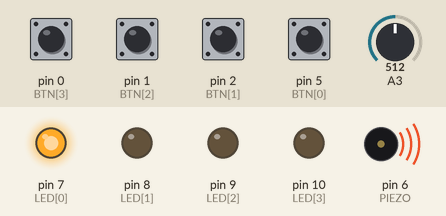
Recording of a sketch running on a simulated Arduino Uno, built with avr-gcc and run on an emulated ATmega328P. On the bench: output pins drawn as LEDs (lit = HIGH), buzzer (waves = sounding). The inputs (shaded band) are chosen by the test bench; at power-on: pin 0 (BTN[3]), pin 1 (BTN[2]), pin 2 (BTN[1]), pin 5 (BTN[0]) HIGH, A3 = 512. Random numbers use the default seed unless the sketch sets one.

Above: at 0.1 s.
At 18.7 s:
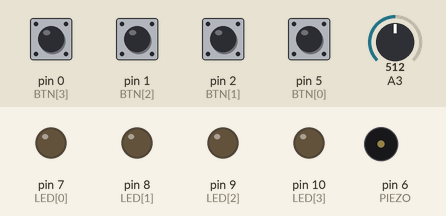
18.8 s: pin 0 (BTN[3]) pulled LOW for 0.15 s
At 19.2 s:
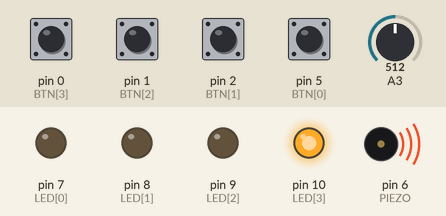
Timing chart, 0 to 27.8 s (numbered marks = the images above; inputs shaded):
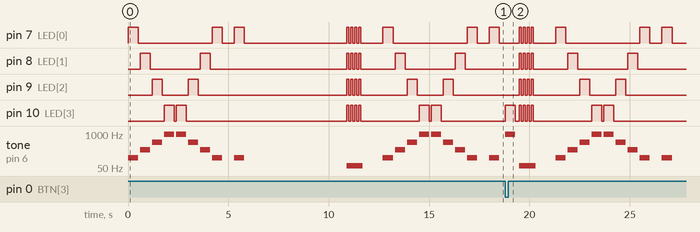

Measured:
- by itself, tone on pin 6 (PIEZO): plays 988 Hz for 0.50 s, 60 Hz for 0.80 s, 123 Hz for 0.50 s, 247 Hz for 0.50 s, 494 Hz for 0.50 s, 988 Hz for 0.50 s … (11 notes in this stretch)

The sketch:

Simon_10.ino
```cpp
#include <EEPROM.h>
#define PIEZO 6
        //Pin di controllo per il piezo (cicalino)
        //NB: Il pin da utilizzare deve necessariamente essere un pin
        //utilizzabile in modalità PWM
#define LIVELLI 10 //Lv. massimo
#define LEN 4 //Num. di pulsanti e led

const int NOTE[LEN]={123,247,494,988};
const int LED[LEN]={7,8,9,10};
        //Pin di controllo per i led
const int BTN[LEN]={5,2,1,0};
        //Pin di controllo per i pulsanti
        //NB: Controllare se il proprio microcontrollore Arduino è dotato di
        //resistori interni di pullup, il caso contrario, sarà necessario
        //inserire esternamente 4 resistori di pullup, pena, il danneggiamento e
        //malfunzionamento del microcontrollore;
        //Nel secondo caso, sarà necessario cambiare l'istruzione
        //pinMode(BTN[i],INPUT_PULLUP); in pinMode(BTN[i],INPUT);
        //Non mi ritengo responsabile per qualsiasi danno arrecato
        //al microcontrollore.
const int LEVEL[LEN]={4,6,8,10};

bool errore=false;
int k, l=EEPROM.read(0), a[LIVELLI]; //k=contatore livello attuale, l=livello di partenza, a[]=sequenza del memo

void setup(){
  pinMode(PIEZO,OUTPUT);
  for(int i=0;i<LEN;i++){
    pinMode(LED[i],OUTPUT);
    pinMode(BTN[i],INPUT_PULLUP);
  }

  //EEPROM.write(0,4); //Programmare la prima volta con questa istruzione
  //Poi commentarla alla seconda programmazione

  randomSeed(analogRead(A3));
  k=0;
  for(int i=0;i<l;i++)
    a[i]=random(LEN);

  intro();
}

void loop(){
  show();

  int i=0;
  while(i<k && !errore){
    if(a[i]!=btn(false))
      errore=true;
    i++;
  }

  if(errore)
    led(-2); //Sconfitta

  if(k==l)
    led(-1); //Vittoria
}

void intro(){
  for(int i=0;i<LEN;i++)
    led(i);

  for(int i=LEN-1;i>=0;i--)
    led(i);
}

void (*rst)(void)=0;

void show(){
  delay(500);
  for(int i=0;i<k+1;i++)
    led(a[i]);
  k++;
}

int btn(bool wait){ //wait serve per disabilitare il timeout
  int input=-1, t=millis()+5000, tLv=millis()+2000;

  while(input==-1){
    input=scan();

    if(!wait){
      if(millis()>=t) //Timeout
        led(-2);

      if(input>-1){ //Stampa tasto premuto
          led(input);

          while(digitalRead(BTN[input])==LOW) //Impostazione livello
            if(millis()>=tLv)
              level();
      }
    }

    delay(1);
  }
  delay(100);
  return input;
}

void level(){
  bool done=false;
  int input, t;

  for(int i=0;i<LEN;i++) //Per stampare la difficoltà attuale
    if(l==LEVEL[i])
      input=i;

  while(!done){
    while(input==-1){
      input=scan();
      delay(1);
    }

    for(int i=0;i<input+1;i++)
      digitalWrite(LED[i],HIGH);
    if(input>-1)
      for(int i=input+1;i<LEN;i++)
        digitalWrite(LED[i],LOW);
    tone(PIEZO,NOTE[input]);
    delay(500);
    noTone(PIEZO);

    l=LEVEL[input];
    t=millis()+1000;
    while(digitalRead(BTN[input])==LOW && !done)
      if(millis()>=t)
        done=true;

    input=-1;
  }

  for(int i=0;i<LEN;i++)
    digitalWrite(LED[i],LOW);

  EEPROM.update(0,l);
  rst();
}

int scan(){
  for(int i=0;i<LEN;i++) //Controllo dei tasti
      if(digitalRead(BTN[i])==LOW)
        return i;
  return -1;
}

void led(int n){
  switch(n){
    case -1: //Vittoria
      delay(500);
      for(int i=0;i<l;i++){
          for(int j=0;j<LEN;j++)
            digitalWrite(LED[j],HIGH);
        tone(PIEZO,NOTE[a[i]]);
        delay(100);
          for(int j=0;j<LEN;j++)
            digitalWrite(LED[j],LOW);
        noTone(PIEZO);
        delay(100);
      }
      delay(1000);
      btn(true);
      rst();
      break;

    case -2: //Sconfitta
      tone(PIEZO,60);
      for(int i=0;i<4;i++){
        for(int j=0;j<LEN;j++)
            digitalWrite(LED[j],HIGH);
        delay(100);
        for(int j=0;j<LEN;j++)
          digitalWrite(LED[j],LOW);
        delay(100);
      }
      noTone(PIEZO);
      delay(1000);
      rst();
      break;

    default:
      tone(PIEZO,NOTE[n]);
      digitalWrite(LED[n],HIGH);
      delay(500);
      noTone(PIEZO);
      digitalWrite(LED[n],LOW);
      delay(100);
      break;
  }
}
```
